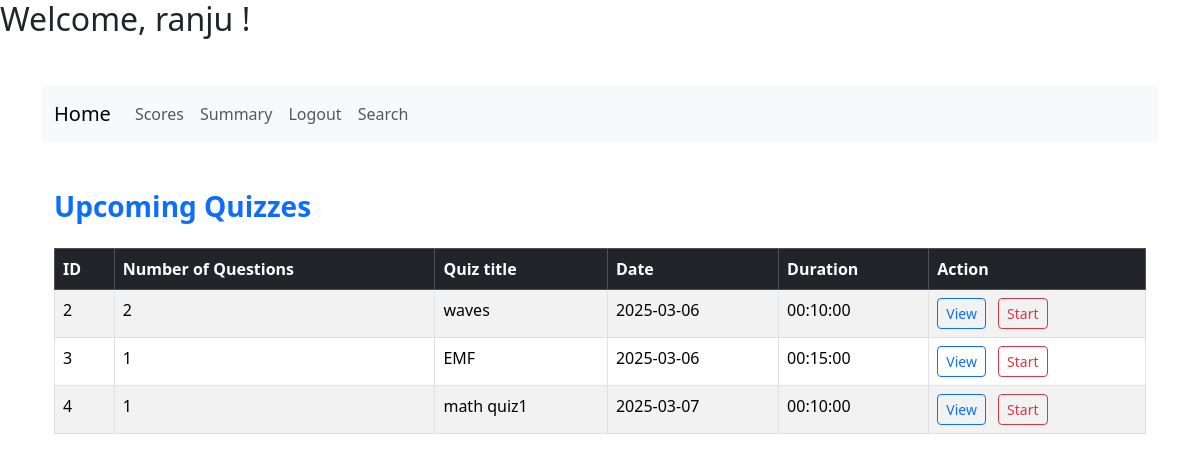
/dashboard/user/2, run on the app's committed database.
### models/quiz.py (models this page shows)
class Quiz(db.Model):
    id = db.Column(db.Integer, primary_key=True)
    chapter_id = db.Column(db.Integer, db.ForeignKey('chapter.id'), nullable=False)
    quizdate = db.Column(db.Date)
    quizduration = db.Column(db.Time)
    quizname=db.Column(db.String(150), nullable=False,unique=True)
    questions = db.relationship('Question', backref='quiz', lazy=True)
    @hybrid_property
    def noofquestions(self):
        return len(self.questions)

### app.py (the view)
@app.route("/dashboard/user/<int:id>", methods=["GET", "POST"])
def userdashboard(id):
    user=User.query.filter_by(id=id).first()
    name=user.fullname
    return render_template(
        "userdashboard.html",
        quizzes=Quiz.query.filter(Quiz.quizdate >= date.today()).all(),
        user=user,
        id=id,name=name
    )

### templates/userdashboard.html (shortened to what this page needs)
{% extends "base.html" %}
{% block content %}
<nav class="navbar navbar-expand-lg navbar-light bg-light">
    <div class="container-fluid">
      <a class="navbar-brand" href="{{url_for('userdashboard',id=user.id)}}">Home</a>
      <div class="collapse navbar-collapse" id="navbarSupportedContent">
        <ul class="navbar-nav me-auto mb-2 mb-lg-0">
          <li class="nav-item">
            <a class="nav-link" href="{{url_for('userscores',id=user.id)}}">Scores</a>
          </li>
          <li class="nav-item">
            <a class="nav-link" href="{{url_for('usersummary',id=user.id)}}">Summary</a>
          </li>
          <li class="nav-item">
            <a class="nav-link" href="#">Logout</a>
          </li>
          <li class="nav-item">
            <a class="nav-link" href="{{url_for('usersearch',id=user.id)}}">Search</a>
          </li>
        </ul>
      </div>  </nav>
<div class="container my-5">
    <h3 class="mb-4 text-primary fw-bold">Upcoming Quizzes</h3>
    <div class="table-responsive">
        <table class="table table-striped table-hover table-bordered">
            <thead class="table-dark">
                <tr>
                    <th scope="col">ID</th>
                    <th scope="col">Number of Questions</th>
                    <th scope="col">Quiz title</th>
                    <th scope="col">Date</th>
                    <th scope="col">Duration</th>
                    <th scope="col">Action</th>
                </tr>
            </thead>
            <tbody>
                {% for quiz in quizzes %}
                <tr>
                    <td>{{ quiz.id }}</td>
                    <td>{{quiz.noofquestions}}</td>
                    <td>{{quiz.quizname}}</td>
                    <td>{{ quiz.quizdate}}</td>
                    <td>{{ quiz.quizduration }}</td>
                    <td>
                        <button type="button" onclick="location.href='{{ url_for('userviewquiz', id=user.id,quizid=quiz.id) }}'" class="btn btn-outline-primary btn-sm me-2">View</button>
                        <button type="button" onclick="location.href='{{ url_for('userstartquiz', id=user.id,quizid=quiz.id) }}'" class="btn btn-outline-danger btn-sm">Start</button>
                    </td>
                </tr>
                {% endfor %}
            </tbody>
        </table>
    </div>
{% endblock %}

### data on the page
Quiz: id "2", noofquestions "2", quizname "waves", quizdate "2025-03-06", quizduration "00:10:00"
Quiz: id "3", noofquestions "1", quizname "EMF", quizdate "2025-03-06", quizduration "00:15:00"
Quiz: id "4", noofquestions "1", quizname "math quiz1", quizdate "2025-03-07", quizduration "00:10:00"
